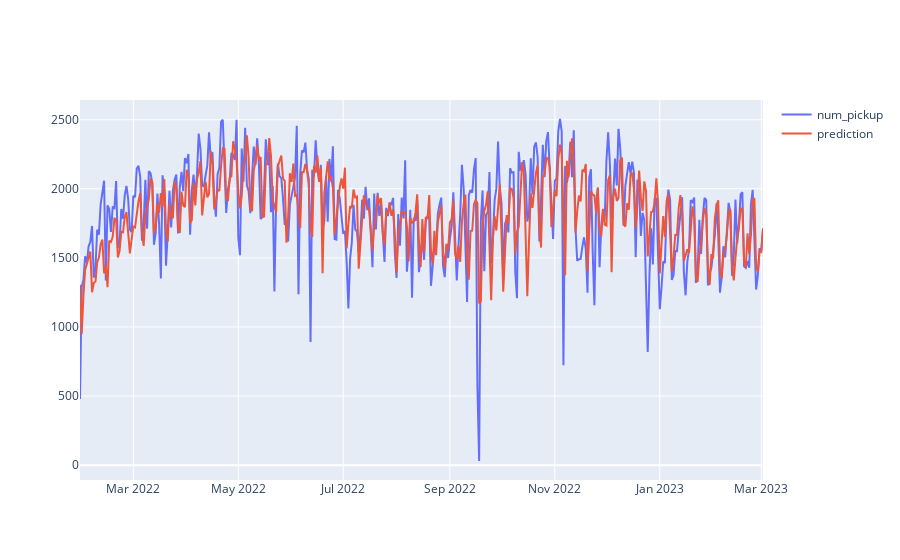
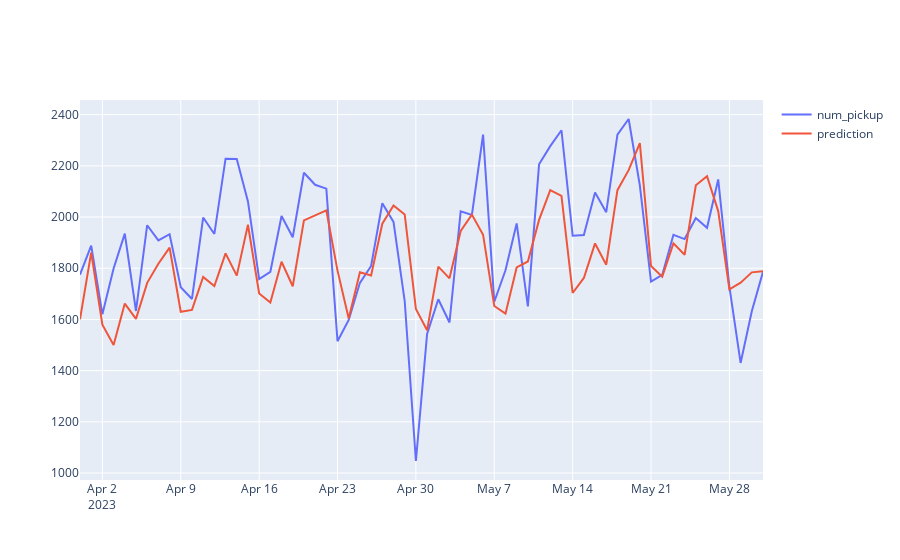

Here is the notebook cell these charts were saved with, in order:
### Code cell
train_with_predicitions = train.join(predictions, on=TS_INDEX, how="inner")
test_with_predictions = test.join(test_predictions, on=TS_INDEX, how="inner")



plot_ts(train_with_predicitions, ["num_pickup", "prediction"])
plot_ts(test_with_predictions, ["num_pickup", "prediction"])


train_mae = mean_absolute_error(train_with_predicitions["num_pickup"], train_with_predicitions["prediction"])
test_mae = mean_absolute_error(test_with_predictions["num_pickup"], test_with_predictions["prediction"])

print(f"Train MAE: {train_mae:.2f}, Test MAE: {test_mae:.2f}")
